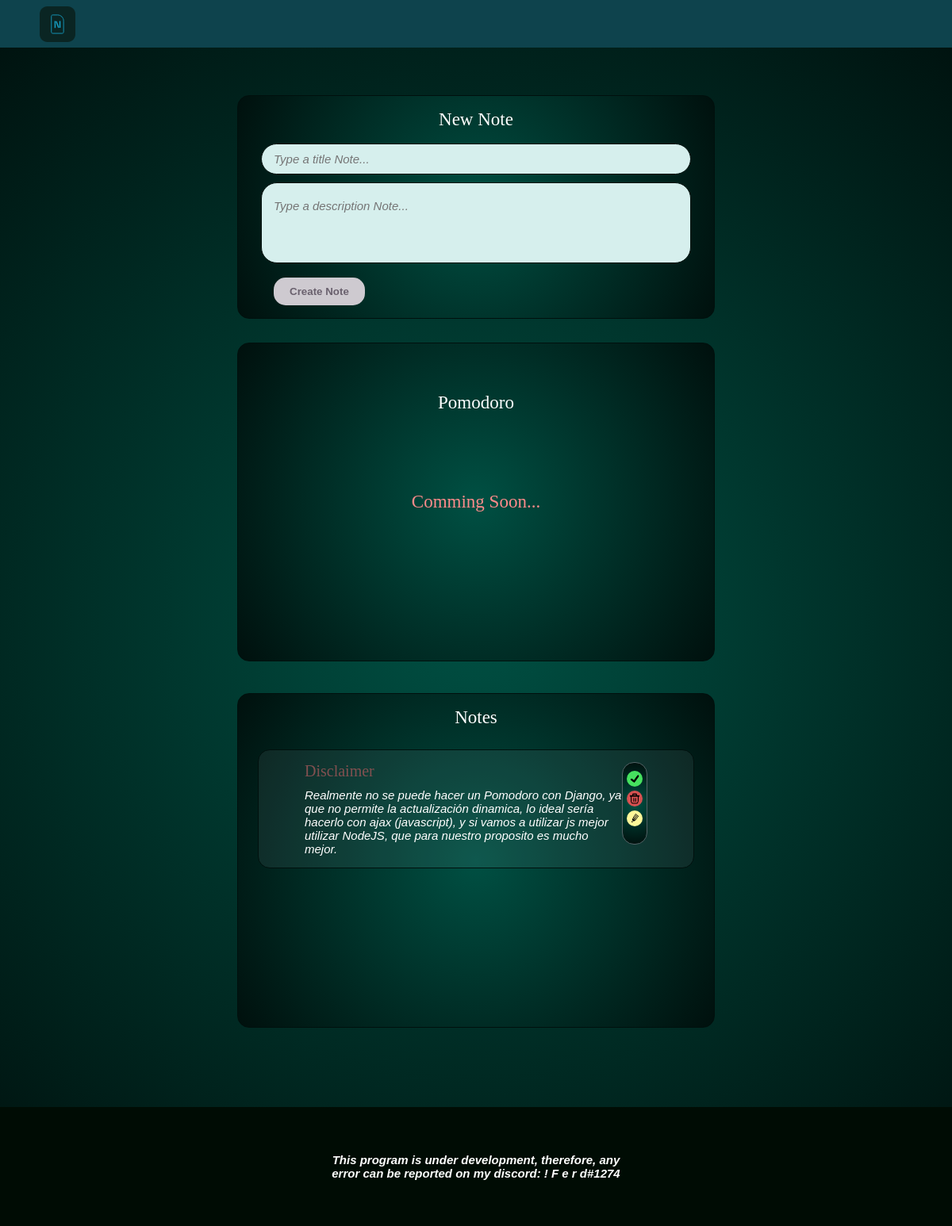
The app's page /notes/ with its own data.
### Notes/models.py (models this page shows)
class Note(models.Model):
    note_Title = models.CharField('Title Note', max_length = 200)
    note_description = models.TextField('Content Note', max_length = 255)
    finished_note = models.BooleanField('Finished Task')
    user_creator = models.CharField('User Create Note', max_length = 150, blank = True)

### Notes/views.py (the view, shortened to what this page needs)
# urls.py: path('notes/', home_view, name = 'homeget'),
def home_view(request):
    DB = Note()
    notes = Note.objects.raw('SELECT * FROM Notes_note')
    dict_notes = {'notes': notes}
    return render(request, 'home.html', dict_notes)

### Notes/Templates/home.html (shortened to what this page needs)
{% load static %}
<!DOCTYPE html>
<html lang="en">
<head>
    <link rel="stylesheet" href="{% static 'css/home.css' %}">
</head>
<body>
    <div class = 'title_div'>
        <img src="../static/imgs/NotesTool Icon.svg" alt="NotesTool Icon" class='icon'>
    </div>
<header>
    <div class="vertical_div">
        <div class="new_note_div">
            <div class="new_note_title_div">
                <h2 class="sub_title">New Note</h2>
            </div>
            <div class="new_note_input_div">
                <form action="" method="post" class = form_div>
                    <input type="text" name="title_field" id="title_input" placeholder="Type a title Note..." class = 'title_input' maxlength=150 minlength = 1 required>
                    <textarea type="text" name="description_field" id="description_input" placeholder="Type a description Note..." class="description_input"></textarea>
                    <div class="button_new_task_div">
                        <input type="submit" value="Create Note" class="send_button">
                    </div>
                </form>
            </div>
        </div>
        <div class="pomodoro_div">
            <div class="pomodoro_title_div">
                <h2 class="sub_title">Pomodoro</h2>
            </div>
            <div class="comming_soon">
                <p class = 'sub_title cs'>Comming Soon...</p>
            </div>
        </div>
    </div>
    <div class="notes_div">
        <div class="title_notes_div">
            <h2 class="sub_title notes_title">Notes</h2>
        </div>
        <div class="notes_list">
            {% for note in notes %}
            <div class="note_div_for">
                <div class="text_content_div">
                    <h3 class = 'note_title note_title_{{note.id}}'>{{note.note_Title}}</h3>
                    <div class="description_div">
                        <p class = 'notes_description notes_description_{{note.id}}'>{{note.note_description}}</p>
                    </div>
                </div>
                <div class="options_div">
                    <form action="mark/{{note.id}}/" method="post">
                        <input type="submit" value="" name="complete_task" id = 'complete' class = 'cbox {{note.id}}'>
                    </form>
                    <form action="delete/{{note.id}}/" method="post">
                        <input type="submit" value="" name="delete_task" id = 'delete' class = 'bbox {{note.id}}'>
                    </form>
                    <form action="edit/{{note.id}}/" method="post">
                        <input type="submit" value="" name="edit_task" id = 'edit' class = 'ebox {{note.id}}'>
                    </form>
                </div>
            </div>
            {% endfor %}
        </div>
    </div>
</header>
<footer>
    <p>This program is under development, therefore, any error can be reported on my discord: ! F e r d#1274</p>
</footer>
</body>
</html>

### records on screen
Note: note_Title "Disclaimer", note_description "Realmente no se puede hacer un Pomodoro con Django, ya que no permite la actualización dinamica, lo ideal sería hacerlo con ajax (javascript), y si vamos a utilizar js mejor utilizar NodeJS, que para nuestro proposito es mucho mejor."
